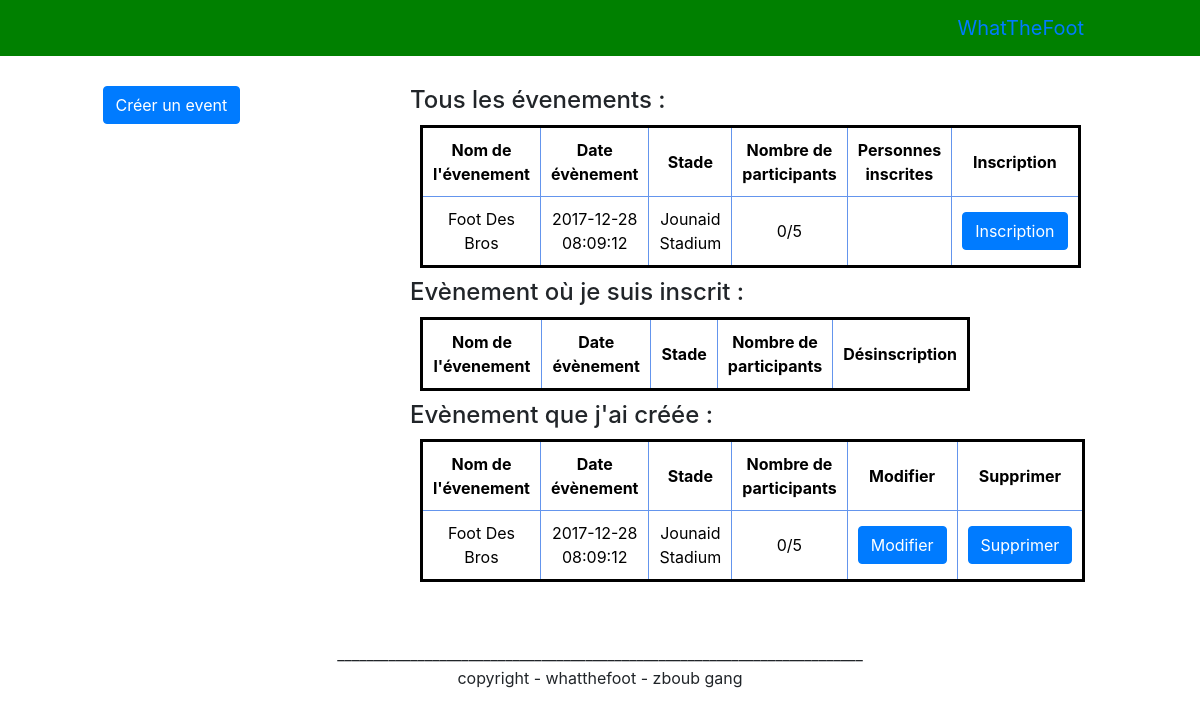
Page /pageEvent.php (signed in) on the committed database.
### tables this page shows
CREATE TABLE IF NOT EXISTS `event` (
  `idEvent` int(11) NOT NULL AUTO_INCREMENT,
  `idCreateur` int(11) NOT NULL,
  `Stade` int(11) NOT NULL,
  `Date` datetime NOT NULL,
  `NomEvent` varchar(45) NOT NULL,
  `Stadecol` varchar(45) NOT NULL,
  `nbParticipant` int(11) NOT NULL,
  PRIMARY KEY (`idEvent`),
  KEY `Stade` (`Stade`)
);

CREATE TABLE IF NOT EXISTS `stade` (
  `idStade` int(11) NOT NULL AUTO_INCREMENT,
  `disponibilité` tinyint(1) NOT NULL DEFAULT '0',
  `ville` varchar(45) NOT NULL,
  `adresse` varchar(45) NOT NULL,
  `nom` varchar(45) NOT NULL,
  `stadecol` varchar(45) NOT NULL,
  PRIMARY KEY (`idStade`)
);

### MODELE/modele_event_basique.php (called while the page is built, shortened)
<?php
function getStadeNom($idstade) {
	$bdd = bdd();
	$reponse = $bdd->query('SELECT `nom` FROM `stade` WHERE `idStade` = "'.$idstade.'" ');
$reponse->execute();
	while ($donnees = $reponse->fetch())
	{
	   return $donnees['nom'];
	   }
	}

### MODELE/modele_event_insc_desinsc.php (called while the page is built, shortened)
<?php
function nombreInscrits($idevent) {
  $bdd = bdd();
  $reponse = $bdd->query('SELECT COUNT(IdParticipant) as nbr FROM participant WHERE IdEvent = "' .$idevent. '" ');
  $reponse->execute();
  $donnees = $reponse->fetch();
  return $donnees['nbr'];
  }

### MODELE/modele_event_listes.php (the view, shortened to what this page needs)
<?php
function listeEvent()
{
	$bdd = bdd();
   $req = $bdd->prepare('SELECT idEvent, NomEvent, Date, Stade, nbParticipant FROM event');
   $req->execute();
    ?>
    <h4>Tous les évenements :</h4>
    <table>
			<tr>
				<th>Nom de l'évenement</th>
				<th>Date évènement</th>
				<th>Stade</th>
				<th>Nombre de participants</th>
				<th>Personnes inscrites</th>
				<th>Inscription</th>
			</tr>
			<?php
    while ($donnees = $req->fetch())
	        	{
			echo "<tr>";
			echo "<td>" . $donnees['NomEvent'] . "</td>";
			echo "<td>" .$donnees['Date'] . "</td>";
			echo "<td>" .getStadeNom($donnees['Stade']) . "</td>";
			echo "<td>" .nombreInscrits($donnees['idEvent']). "/"  .$donnees['nbParticipant'] . "</td>";
			echo "<td>" . listeParticipant($donnees['idEvent']). "</td>";
			echo "<td> <form action='pageEvent.php' method='post' id='eventinscription'>
							<input type='hidden' name='idEvent' value='" .$donnees['idEvent'] . "' />
							<input class='btn btn-primary' type='submit' value='Inscription' name='eventinscription'/>
						</form> </td>" ;
			echo "</tr>";
				} ?>
	</table>
			<?php
	}
function listeEventInscrit($idClient)
{
    ?>
    <h4>Evènement où je suis inscrit :</h4>
    <table>
			<tr>
				<th>Nom de l'évenement</th>
				<th>Date évènement</th>
				<th>Stade</th>
				<th>Nombre de participants</th>
				<th>Désinscription</th>
			</tr>
	</table>
			<?php
}
function listeEventCreer($idClient)
{
	$bdd = bdd();
   $req = $bdd->prepare('SELECT idEvent, NomEvent, Date, Stade, nbParticipant FROM event
   							INNER JOIN client on idCreateur = idClient
   							WHERE client.idClient = "'. $idClient . '" ');
   $req->execute();
    ?>
    <h4>Evènement que j'ai créée :</h4>
    <table>
			<tr>
				<th>Nom de l'évenement</th>
				<th>Date évènement</th>
				<th>Stade</th>
				<th>Nombre de participants</th>
				<th>Modifier</th>
				<th>Supprimer</th>
			</tr>
			<?php
    while ($donnees = $req->fetch())
	        	{
			echo "<tr>";
			echo "<td>" . $donnees['NomEvent'] . "</td>";
			echo "<td>" .$donnees['Date'] . "</td>";
			echo "<td>" . getStadeNom($donnees['Stade']) . "</td>";
			echo "<td>"  .nombreInscrits($donnees['idEvent']). "/"  .$donnees['nbParticipant'] . "</td>";
			echo "<td> <form action='pageEvent.php?idEventMod=" . $donnees['idEvent']. "' method='post' id='desinscription'>
							<input class='btn btn-primary' type='submit' value='Modifier' name='modifierevent'/>
						</form> </td>" ;
			echo "<td> <form action='pageEvent.php' method='post' id='supprimerevent' >
							<input type='hidden' name='idEvent' value='" .$donnees['idEvent'] . "' />
							<input class='btn btn-primary' type='submit' value='Supprimer' name='supprimerevent'/>
						</form> </td>" ;
			echo "</tr>";
				} ?>
	</table>
			<?php
}
   ?>
	</select> <?php
function listeParticipant($idevent) {
	$array = array();
				return implode("", $array);
	}

### css/style.css (style rules this page uses)
body, html { height: 100%; margin: 0px; min-height: 100%; }
#menu, #banniere_image, #formevent, #sug_event, #map, #sug_amis, #dernier_match, #amis, #inscription, #inscript, #liste_amis, table, td, th, #amis, #profil, #formmodifevent { border: 1px solid black; margin: 10px; padding: 10px; text-align: center; align-content: center; color: black; }
table { border: medium solid #000000; width: 80%; }
td, th { border: thin solid #6495ed; width: 50%; }

### rows in the picture
event: NomEvent "Foot Des Bros", Date "2017-12-28 08:09:12", Stade.nom "Jounaid Stadium", idEvent "0", nbParticipant "5"
